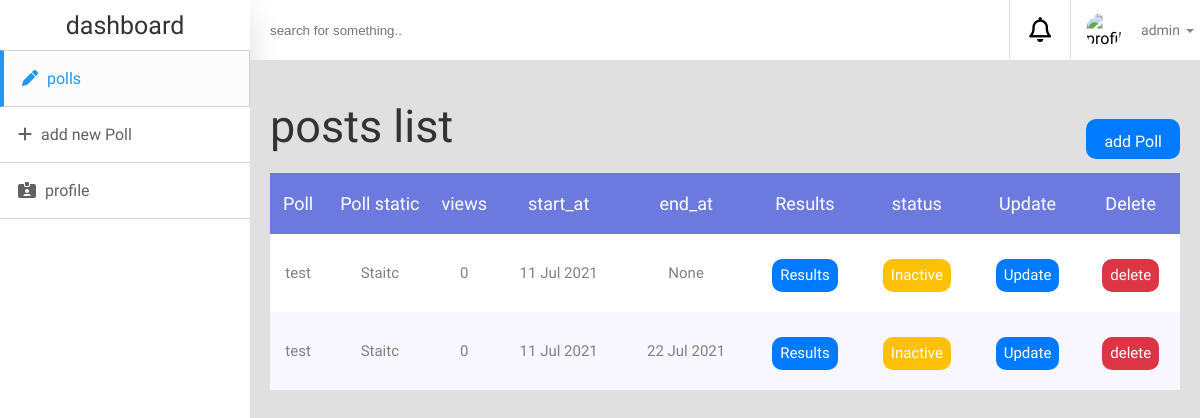
/accounts/ (signed in), run on an earlier commit of the app's database.
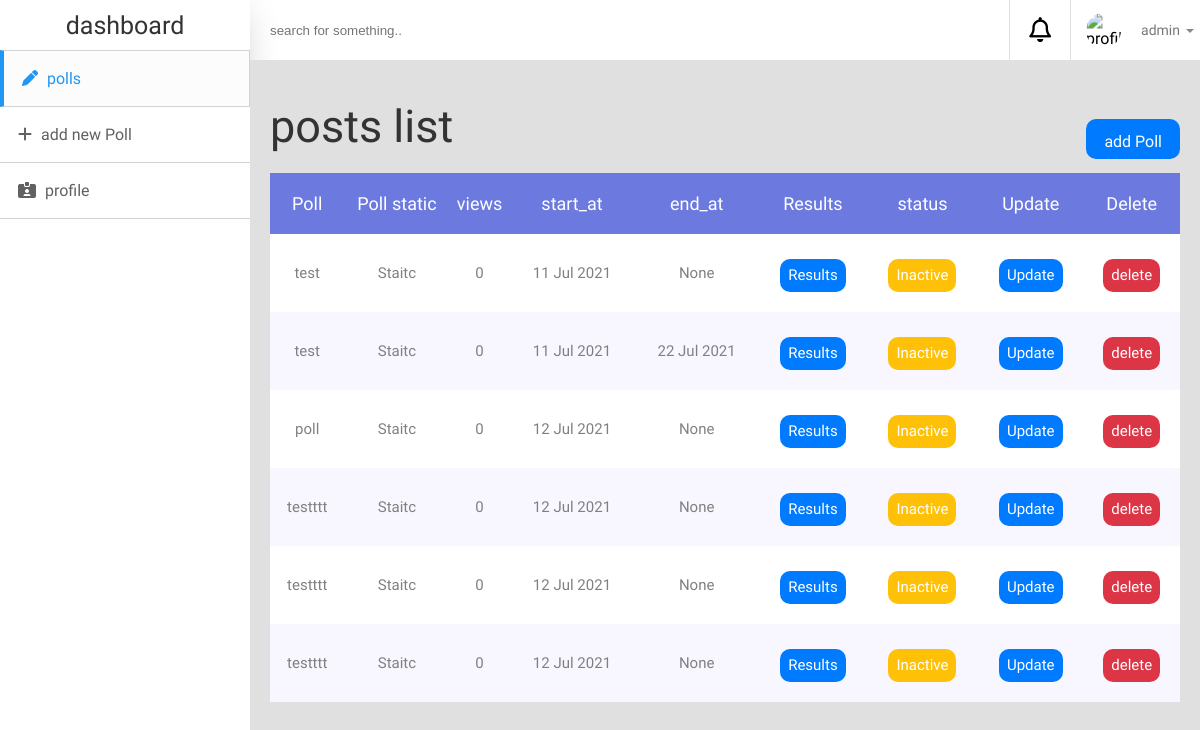
And on a later commit of the database.
### poll/models.py (models this page shows, shortened)
class Poll(models.Model):
    author = models.ForeignKey(User, on_delete=models.CASCADE, null=True, blank=True)
    question = models.TextField(max_length=500)
    title = models.CharField(max_length=150, null=True, blank=True)
    summary = models.TextField(max_length=1000, null=True, blank=True)
    image = models.ImageField(null=True, blank=True, upload_to='poll_images')
    hide_results = models.BooleanField(default=False, choices=result_choices)
    multiple_answers = models.BooleanField(default=False, choices=multiple_answers_choices)
    views = models.IntegerField(default=0)
    created_at = models.DateTimeField(auto_now=True)
    start_at = models.DateTimeField(default=now)
    end_at = models.DateTimeField(null=True, blank=True)
    slug = models.SlugField(unique=True)
    status = models.BooleanField(default=True, choices=stats_choices)

### dashboard/views.py (the view)
# urls.py: path('', PollListView.as_view(), name='polls'),
class PollListView(LoginRequiredMixin, ListView):
    model = Poll
    template_name = 'dashboard/polls_list.html'
    context_object_name = 'polls'
    def get_queryset(self):
        return self.request.user.poll_set.all()

### dashboard/templates/dashboard/polls_list.html
{% extends 'dashboard/base.html' %}
{% load i18n %}
{% block content %}
	<div class="content-header">
		<legend>{% trans 'posts list' %}</legend>
		<a href="/" class="btn info">{% trans 'add Poll' %}</a>
	</div>
	<div class="table">
		<table>
		<thead>
			<tr>
				<th>{% trans 'Poll' %}</th>
				<th>{% trans 'Poll static' %}</th>
				<th>{% trans 'views' %}</th>
				<th>{% trans 'start_at' %}</th>
				<th>{% trans 'end_at' %}</th>
				<th>{% trans 'Results' %}</th>
				<th>{% trans 'status' %}</th>
				<th>{% trans 'Update' %}</th>
				<th>{% trans 'Delete' %}</th>
			</tr>
		</thead>
		<tbody>
			{% for poll in polls %}
			<tr>
				<td>{{poll.question|slice:'40'}}</td>
				<td>Staitc</td>
				<td>{{poll.views}}</td>
				<td>{{poll.start_at|date:'d M Y'}}</td>
				<td>{{poll.end_at|date:'d M Y'|default:'None'}}</td>
				<td><a href="{% url 'result' poll.slug %}"><div class="btn btn-sm info">{% trans 'Results' %}</div></a></td>
				{% if poll.active %}
				<td><div class="btn btn-sm info">{% trans 'Active' %}</div></td>
				{% else %}
				<td><div class="btn btn-sm warning">{% trans 'Inactive' %}</div></td>
				{% endif %}
				<td><a href="{% url 'update_poll' poll.id %}"><div class="btn btn-sm info">{% trans 'Update' %}</div></a></td>
				<td><a href="{% url 'delete_poll' poll.id %}"><div class="btn btn-sm danger">{% trans 'delete' %}</div></a></td>
			</tr>
			{% empty %}
				<p>{% trans 'no posts' %}</p>
			{% endfor %}
		</tbody>
		</table>
	</div>
{% endblock %}

### dashboard/templates/dashboard/base.html (shortened to what this page needs)
{% load i18n %}
{% get_current_language_bidi as LANGUAGE_BIDI %}
{% load static %}
<!DOCTYPE html>
<html lang="en">
<head>
    <link rel="stylesheet" href="css/all.min.css">
	<link rel="stylesheet" href="{% static 'dashboard/css/dashboard.css' %}">
</head>
<body>
	<nav>
		<div class="logo">
			<h1>{% trans 'dashboard' %}</h1>
		</div>
		<ul>
			<li class="active">
				<a href="{% url 'polls' %}">
					<i class="fas fa-pen"></i>
					<p>{% trans 'polls' %}</p>
				</a>
			</li>
			<li>
				<a href="/">
					<i class="fas fa-plus"></i>
					<p>{% trans 'add new Poll' %}</p>
				</a>
			</li>
			<li>
				<a href="{% url 'profile' %}">
					<i class="fas fa-id-card-alt"></i>
					<p>{% trans 'profile' %}</p>
				</a>
			</li>
		</ul>
	</nav>
	<div class="main-content">
		<header>
			<form action="" method="get" class="search">
				<input type="search" name="search" id="" placeholder="{% trans 'search for something' %}..">
			</form>
			<div class="notification">
				<i class="far fa-bell"></i>
			</div>
			<div class="profile">
				<div class="image">
					<img src="https://e7.pngegg.com/pngimages/442/477/png-clipart-computer-icons-user-profile-avatar-profile-heroes-profile.png" alt="profile-image">
				</div>
				<p>{% trans 'admin' %}</p>
			</div>
		</header>
		<section class="content">
            {% block content %}
            {% endblock content %}
		</section>
	</div>
</body>
</html>

### dashboard/static/dashboard/css/dashboard.css (style rules this page uses)
:root { --secondary-color: #333; }
* { -webkit-box-sizing: border-box; -moz-box-sizing: border-box; box-sizing: border-box; padding: 0px; margin: 0px; }
html { scroll-behavior: smooth; }
body { font-family: "Work Sans", "sans-serif"; }
a { text-decoration: none; color: Black; }
ul { list-style: none }
.btn, btn-sm { cursor: pointer; display: inline-block; white-space: nowrap; text-align: center; max-height: 40px; outline: none; border: none; margin-top: 5px; border-radius: 10px; -webkit-border-radius: 10px; -moz-border-radius: 10px; -ms-border-radius: 10px; -o-border-radius: 10px; }
.btn { padding: 13px 18px; }
.btn-sm { padding: 6px 8px; }
.danger { background: #dc3545; color: white; }
.info { background: #007bff; color: white; }
.warning { background: #ffc107; color: white; }
nav { position: fixed; height: 100%; width: 250px; box-shadow: 1 black; box-shadow: 0 0px 39px -14px #0000004f; }
nav .logo { height: 50px; display: flex; align-items: center; justify-content: center; }
nav .logo h1 { font-size: 25px; font-weight: 500; color: var(--secondary-color); }
nav li { position: relative; border-bottom: 1px solid #d2d2d2; }
nav li a { display: block; padding: 18px; }
nav li.active { background-color: #d1d1d114; border: 1px solid #d2d2d2; border-left-color: #2196f3; border-left-width: 4px; }
nav li i { color: #616161; }
nav li.active i, nav li:hover i, nav li:hover p { color: #2196f3; }
nav li p { color: #616161; margin-left: 5px; font-size: 16px; display: inline-block; }
nav li.active p { color: #2196f3 }
.main-content { margin-left: 250px; }
header { display: flex; height: 60px; }
header form.search { flex-basis: 85%; }
header form.search input { height: 100%; width: 100%; outline: none; padding: 20px; border: none; }
header .notification { padding: 0px 30px; display: flex; align-items: center; justify-content: center; border-left: 1px solid #dfdfdf; border-right: 1px solid #dfdfdf; width: 50px; height: 100%; }
header .notification i { font-size: 25px; }
header .profile { display: flex; margin-left: 15px; align-items: center; }
header .profile .image { width: 35px; height: 35px; overflow: hidden; border-radius: 50%; -webkit-border-radius: 50%; -moz-border-radius: 50%; -ms-border-radius: 50%; -o-border-radius: 50%; }
header .profile .image img { display: block; height: 100%; position: relative; top: 50%; left: 50%; transform: translate(-50%, -50%); }
header .profile p { font-size: 14px; color: #777; margin-left: 20px; position: relative; }
header .profile::after { content: ''; border: 4px solid; border-color: #888 transparent transparent transparent; margin: 5px 6px 0px; }
.content { background-color: #e0e0e0; width: 100%; min-height: 100vh; padding: 40px 20px; position: relative; }
.content .content-header { display: flex; justify-content: space-between; align-items: center; }
.content .content-header legend { font-size: 45px; margin-bottom: 20px; color: var(--secondary-color); font-weight: 500; }
.content .table { max-height: 3000px; overflow-y : auto; }
.content table { width: 100%; min-width: 850px; border-collapse: collapse; border-radius: 10px; box-shadow: 0 0 40px 0 rgb(0 0 0 / 15%); background-color: white; -webkit-border-radius: 10px; -moz-border-radius: 10px; -ms-border-radius: 10px; -o-border-radius: 10px; }
.content table th { font-size: 18px; color: #fff; line-height: 1.4; background-color: #6c7ae0; padding-top: 18px; padding-bottom: 18px; font-weight: 500; }
.content table td { font-size: 15px; color: gray; line-height: 1.4; padding: 20px 8px; text-align: center; }
tr:nth-child(even) { background-color: #f8f6ff; }

What changed in the data, as far as the page shows it:
added Poll: question "poll", views "0", start_at "12 Jul 2021", end_at "None"
added Poll: question "testttt", views "0", start_at "12 Jul 2021", end_at "None"
added Poll: question "testttt", views "0", start_at "12 Jul 2021", end_at "None"
added Poll: question "testttt", views "0", start_at "12 Jul 2021", end_at "None"
